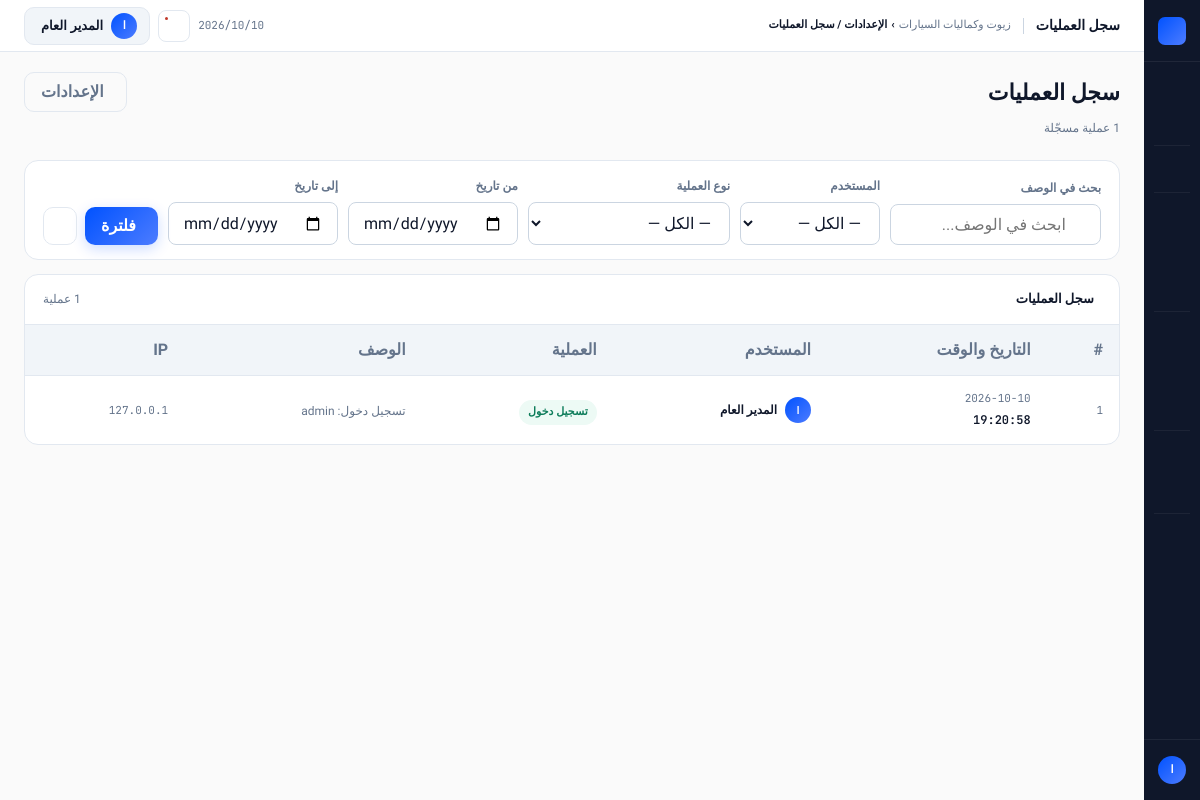
/audit/ (signed in), run on the app's committed database.
### app/models/user.py (models this page shows, shortened)
class User(UserMixin, db.Model):
    __tablename__ = "users"
    id = db.Column(db.Integer, primary_key=True)
    username = db.Column(db.String(64), unique=True, nullable=False, index=True)
    password_hash = db.Column(db.String(256), nullable=False)
    full_name = db.Column(db.String(128), nullable=False)
    role = db.Column(db.String(20), nullable=False, default="cashier")
    is_active = db.Column(db.Boolean, default=True, nullable=False)
    force_password_change = db.Column(db.Boolean, default=False, nullable=False)
    failed_attempts = db.Column(db.Integer, default=0, nullable=False)
    locked_until = db.Column(db.DateTime, nullable=True)
    created_at = db.Column(db.DateTime, default=datetime.utcnow)
    last_login = db.Column(db.DateTime, nullable=True)
    sales = db.relationship("Sale", backref="cashier", lazy="dynamic")
    @property
    def is_admin(self):
        return self.role == "admin"
    @property
    def role_label(self):
        labels = {"admin": "مدير", "cashier": "كاشير"}
        return labels.get(self.role, self.role)

### app/core/audit.py (models this page shows, shortened)
class AuditLog(db.Model):
    __tablename__ = "audit_logs"
    id = db.Column(db.Integer, primary_key=True)
    user_id = db.Column(db.Integer, db.ForeignKey("users.id"), nullable=True)
    action = db.Column(db.String(100), nullable=False)
    entity = db.Column(db.String(50), nullable=True)
    entity_id = db.Column(db.Integer, nullable=True)
    description = db.Column(db.Text, nullable=True)
    ip_address = db.Column(db.String(50), nullable=True)
    created_at = db.Column(db.DateTime, default=datetime.utcnow, index=True)
    user = db.relationship("User", backref="audit_logs", foreign_keys=[user_id])
    ACTIONS = {
        "login": "تسجيل دخول",
        "logout": "تسجيل خروج",
        "sale_create": "إنشاء فاتورة بيع",
        "sale_cancel": "إلغاء فاتورة بيع",
        "purchase_create": "إنشاء فاتورة شراء",
        "purchase_cancel": "إلغاء فاتورة شراء",
        "product_create": "إضافة منتج",
        "product_edit": "تعديل منتج",
        "product_delete": "حذف منتج",
        "product_price_change": "تغيير سعر منتج",
        "stock_adjust": "تعديل مخزون يدوي",
        "inventory_commit": "اعتماد جرد مخزون",
        "customer_payment": "تسجيل دفعة عميل",
        "supplier_payment": "تسجيل دفعة مورد",
        "expense_create": "إضافة مصروف",
        "expense_delete": "حذف مصروف",
        "user_create": "إنشاء مستخدم",
        "user_edit": "تعديل مستخدم",
        "user_role_change": "تغيير صلاحية مستخدم",
        "password_reset": "إعادة تعيين كلمة مرور",
        "settings_update": "تحديث الإعدادات",
        "backup_create": "إنشاء نسخة احتياطية",
        "backup_restore": "استعادة نسخة احتياطية",
    }
    @property
    def action_label(self):
        return self.ACTIONS.get(self.action, self.action)

### app/modules/audit/routes.py (the view, shortened to what this page needs)
@audit_bp.route("/")
@login_required
@admin_required
def index():
    search = request.args.get("search", "").strip()
    user_id = request.args.get("user_id", "")
    action = request.args.get("action", "")
    date_from = request.args.get("date_from", "")
    date_to = request.args.get("date_to", "")
    page = request.args.get("page", 1, type=int)
    query = AuditLog.query
    if search:
        query = query.filter(AuditLog.description.ilike(f"%{search}%"))
    if user_id:
        query = query.filter(AuditLog.user_id == int(user_id))
    if action:
        query = query.filter(AuditLog.action == action)
    if date_to:
        try:
            dt = datetime.strptime(date_to, "%Y-%m-%d").replace(hour=23, minute=59, second=59)
            query = query.filter(AuditLog.created_at <= dt)
        except ValueError:
            pass
    logs = query.order_by(AuditLog.created_at.desc()).paginate(page=page, per_page=30)
    users = User.query.order_by(User.full_name).all()
    actions = AuditLog.ACTIONS
    return render_template(
        "audit/index.html",
        logs=logs,
        users=users,
        actions=actions,
        search=search,
        user_id=user_id,
        action=action,
        date_from=date_from,
        date_to=date_to,
    )

### app/core/permissions.py (called while the page is built)
def admin_required(f):
    @wraps(f)
    def decorated(*args, **kwargs):
        if not current_user.is_authenticated:
            return redirect(url_for("auth.login", next=request.url))
        if not current_user.is_admin:
            flash("هذه الصفحة متاحة للمدير فقط.", "danger")
            abort(403)
        return f(*args, **kwargs)
    return decorated

### app/models/setting.py (called while the page is built)
    @classmethod
    def get(cls, key, default=None):
        setting = cls.query.filter_by(key=key).first()
        if setting:
            return setting.value
        return cls.DEFAULTS.get(key, default)

### app/templates/audit/index.html (shortened to what this page needs)
{% extends "base.html" %}
{% block topbar_title %}سجل العمليات{% endblock %}
{% block topbar_crumb %}الإعدادات / سجل العمليات{% endblock %}
{% block page_header %}
<div style="padding:20px 24px 0;display:flex;align-items:flex-start;justify-content:space-between;">
  <div>
    <h1 style="font-family:'Calistoga',serif;font-size:22px;">سجل العمليات</h1>
    <p style="font-size:12px;color:var(--muted-fg);margin-top:3px;">{{ logs.total }} عملية مسجّلة</p>
  </div>
  <a href="{{ url_for('settings.index') }}" class="btn btn-ghost">
     الإعدادات
  </a>
</div>
{% endblock %}
{% block content %}
<div class="card" style="margin-bottom:14px;">
  <div style="padding:14px 18px;">
    <form method="GET">
      <div style="display:flex;gap:10px;align-items:flex-end;flex-wrap:wrap;">
        <div style="flex:1;min-width:160px;">
          <div class="fg-label">بحث في الوصف</div>
          <div style="position:relative;">
            <input name="search" class="fg-input" style="padding-right:34px;" placeholder="ابحث في الوصف..." value="{{ search }}"/>
          </div>
        </div>
        <div style="min-width:140px;">
          <div class="fg-label">المستخدم</div>
          <select name="user_id" class="fg-input">
            <option value="">— الكل —</option>
          </select>
        </div>
        <div style="min-width:160px;">
          <div class="fg-label">نوع العملية</div>
          <select name="action" class="fg-input">
            <option value="">— الكل —</option>
          </select>
        </div>
        <div style="min-width:130px;">
          <div class="fg-label">من تاريخ</div>
          <input type="date" name="date_from" class="fg-input" value="{{ date_from }}"/>
        </div>
        <div style="min-width:130px;">
          <div class="fg-label">إلى تاريخ</div>
          <input type="date" name="date_to" class="fg-input" value="{{ date_to }}"/>
        </div>
        <div style="display:flex;gap:8px;">
          <button type="submit" class="btn btn-primary"> فلترة</button>
          <a href="{{ url_for('audit.index') }}" class="btn btn-ghost"></a>
        </div>
      </div>
    </form>
  </div>
</div>
<div class="card">
  <div class="card-h">
    <span class="card-title"> سجل العمليات</span>
    <span style="font-size:12px;color:var(--muted-fg);">{{ logs.total }} عملية</span>
  </div>
  <div class="tw">
    {% if logs.items %}
    <table>
      <thead>
        <tr>
          <th>#</th>
          <th>التاريخ والوقت</th>
          <th>المستخدم</th>
          <th>العملية</th>
          <th>الوصف</th>
          <th>IP</th>
        </tr>
      </thead>
      <tbody>
        {% for log in logs.items %}
        <tr>
          <td class="td-m" style="font-size:11px;font-family:'JetBrains Mono',monospace;">{{ log.id }}</td>
          <td>
            <div style="font-family:'JetBrains Mono',monospace;font-size:11px;color:var(--muted-fg);">{{ log.created_at.strftime('%Y-%m-%d') }}</div>
            <div style="font-family:'JetBrains Mono',monospace;font-size:12px;font-weight:600;color:var(--fg);">{{ log.created_at.strftime('%H:%M:%S') }}</div>
          </td>
          <td>
            {% if log.user %}
            <div style="display:flex;align-items:center;gap:8px;">
              <div style="width:26px;height:26px;border-radius:50%;flex-shrink:0;
                background:{% if log.user.is_admin %}var(--grad){% else %}var(--muted){% endif %};
                display:flex;align-items:center;justify-content:center;
                font-weight:800;font-size:10px;color:{% if log.user.is_admin %}#fff{% else %}var(--muted-fg){% endif %};">
                {{ log.user.full_name[0] }}
              </div>
              <span style="font-size:12px;font-weight:600;color:var(--fg);">{{ log.user.full_name }}</span>
            </div>
            {% else %}
            <span class="td-m">النظام</span>
            {% endif %}
          </td>
          <td>
            <span class="b {{ action_styles.get(log.action, 'b-muted') }}">
              {{ log.action_label }}
            </span>
          </td>
          <td style="max-width:280px;">
            {% if log.description %}
            <span style="font-size:12px;color:var(--muted-fg);"
                  title="{{ log.description }}">
              {{ log.description[:80] }}{% if log.description|length > 80 %}…{% endif %}
            </span>
            {% else %}
            <span class="td-m">—</span>
            {% endif %}
          </td>
          <td style="font-family:'JetBrains Mono',monospace;font-size:11px;color:var(--muted-fg);">
            {{ log.ip_address or '—' }}
          </td>
        </tr>
        {% endfor %}
      </tbody>
    </table>
    {% else %}
    <div class="empty">
      <i class="ti ti-history-off"></i>
      <p>لا توجد عمليات مطابقة</p>
    </div>
    {% endif %}
  </div>
</div>
{% endblock %}

### app/templates/base.html (shortened to what this page needs)
<!doctype html>
<html lang="ar" dir="rtl">
<head>
  <link rel="stylesheet" href="https://cdn.jsdelivr.net/npm/@tabler/icons-webfont@latest/tabler-icons.min.css"/>
</head>
<body>
<nav class="rail">
  <div class="rail-top">
    <div class="rail-mark"></div>
  </div>
  {% if current_user.is_authenticated %}
  <div class="rail-nav">
    <a class="ri {% if request.endpoint == 'dashboard.index' %}active{% endif %}"
       href="{{ url_for('dashboard.index') }}">
    </a>
    <a class="ri {% if request.endpoint == 'sales.pos' %}active{% endif %}"
       href="{{ url_for('sales.pos') }}">
    </a>
    <div class="rsep"></div>
    <a class="ri {% if request.endpoint and request.endpoint.startswith('oil_service.') %}active{% endif %}"
       href="{{ url_for('oil_service.index') }}">
    </a>
    <div class="rsep"></div>
    <a class="ri {% if request.endpoint and request.endpoint.startswith('sales.') and request.endpoint != 'sales.pos' %}active{% endif %}"
       href="{{ url_for('sales.index') }}">
    </a>
    {% if current_user.is_admin %}
    <a class="ri {% if request.endpoint and request.endpoint.startswith('purchases.') %}active{% endif %}"
       href="{{ url_for('purchases.index') }}">
    </a>
    <a class="ri {% if request.endpoint and request.endpoint.startswith('expenses.') %}active{% endif %}"
       href="{{ url_for('expenses.index') }}">
    </a>
    {% endif %}
    <div class="rsep"></div>
    <a class="ri {% if request.endpoint and request.endpoint.startswith('products.') %}active{% endif %}"
       href="{{ url_for('products.index') }}">
    </a>
    {% if current_user.is_admin %}
    <a class="ri {% if request.endpoint and request.endpoint.startswith('categories.') %}active{% endif %}"
       href="{{ url_for('categories.index') }}">
    </a>
    <a class="ri {% if request.endpoint and request.endpoint.startswith('inventory.') %}active{% endif %}"
       href="{{ url_for('inventory.index') }}">
    </a>
    <div class="rsep"></div>
    <a class="ri {% if request.endpoint and request.endpoint.startswith('customers.') %}active{% endif %}"
       href="{{ url_for('customers.index') }}">
    </a>
    <a class="ri {% if request.endpoint and request.endpoint.startswith('suppliers.') %}active{% endif %}"
       href="{{ url_for('suppliers.index') }}">
    </a>
    <div class="rsep"></div>
    <a class="ri {% if request.endpoint and request.endpoint.startswith('reports.') %}active{% endif %}"
       href="{{ url_for('reports.index') }}">
    </a>
    {% endif %}
  </div>
  <div class="rail-foot">
    <div class="rail-av">{{ current_user.full_name[0] }}</div>
  </div>
  {% endif %}
</nav>
<div class="shell">
  <div class="topbar no-print">
    <span class="tb-title">{% block topbar_title %}{{ APP_NAME }}{% endblock %}</span>
    <div class="tb-path">
      {{ APP_NAME }} <b>›</b>
      <b>{% block topbar_crumb %}الرئيسية{% endblock %}</b>
    </div>
    <div class="tb-right">
      <span class="tb-date" id="tb-date"></span>
      <button class="tb-icon-btn" title="الإشعارات">
        <span class="tb-pip"></span>
      </button>
      {% if current_user.is_authenticated %}
      <div class="user-menu-wrap" id="userMenuWrap">
        <button class="user-menu-btn" id="userMenuBtn"
                onclick="toggleUserMenu()" aria-haspopup="true" aria-expanded="false">
          <div class="user-av-sm">{{ current_user.full_name[0] }}</div>
          <span class="user-menu-name">{{ current_user.full_name }}</span>
        </button>
      </div>
      {% endif %}
    </div>
  </div>
  {% block page_header %}{% endblock %}
  <div class="page-wrap">
    {% block content %}{% endblock %}
  </div>
</div>
</body>
</html>

### data on the page
User: full_name "ا", full_name "المدير العام"
AuditLog: id "1", created_at "2026-10-10", created_at "19:20:58", user "ا", user.full_name "المدير العام", action_label "تسجيل دخول", description "تسجيل دخول: admin", ip_address "127.0.0.1"

### other printed values
{{ APP_NAME }} "زيوت وكماليات السيارات"
